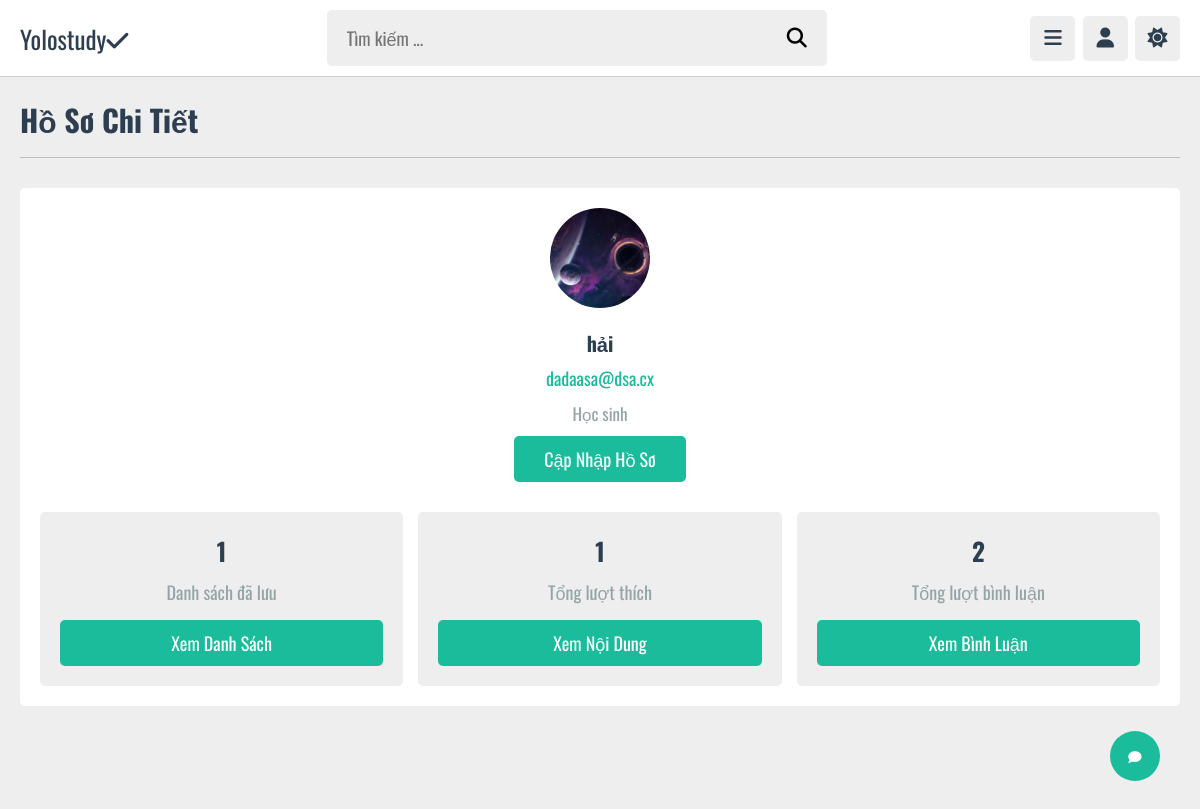
/profile.php (signed in), run on the app's committed database.
### tables this page shows
CREATE TABLE `user` (
  `id` varchar(20) NOT NULL,
  `name` varchar(255) NOT NULL,
  `email` varchar(255) NOT NULL,
  `password` varchar(255) NOT NULL,
  `image` varchar(255) NOT NULL
);

### profile.php (the view, shortened to what this page needs)
<?php
include 'tp/connect.php';
if (isset($_COOKIE['user_id'])) {
    $user_id = $_COOKIE['user_id'];
} else {
    $user_id = '';
    header('location:home.php');
}
$count_bookmark = $conn->prepare("select * from `bookmark` where user_id = ?");
$count_bookmark->execute([$user_id]);
$total_bookmark = $count_bookmark->rowCount();
$count_likes = $conn->prepare("select * from `likes` where user_id = ?");
$count_likes->execute([$user_id]);
$total_likes = $count_likes->rowCount();
$count_comments = $conn->prepare("select * from `comments` where user_id = ?");
$count_comments->execute([$user_id]);
$total_comments = $count_comments->rowCount();
?>
<!DOCTYPE html>
<html lang="en">
<head>
    <link rel="stylesheet" href="https://cdnjs.cloudflare.com/ajax/libs/font-awesome/6.4.2/css/all.min.css">
    <link rel="stylesheet" href="../s.css">
</head>
<body>
    <?php include 'tp/userheader.php'; ?>
    <section class="profile">
        <h1 class="heading">Hồ sơ chi tiết</h1>
        <div class="details">
            <div class="giasu">
                <img src="upload/<?= $fetch_profile['image'] ?>" alt="">
                <h3><?= $fetch_profile['name'] ?></h3>
                <p><?= $fetch_profile['email'] ?></p>
                <span>Học sinh</span>
                <a href="update.php" class="inline-bt">Cập nhập hồ sơ</a>
            </div>
            <div class="box-container">
                <div class="box">
                    <h3><?= $total_bookmark ?></h3>
                    <p>Danh sách đã lưu</p>
                    <a href="danhsach.php" class="bt">Xem danh sách</a>
                </div>
                <div class="box">
                    <h3><?= $total_likes ?></h3>
                    <p>Tổng lượt thích</p>
                    <a href="khoahoc.php" class="bt">Xem nội dung</a>
                </div>
                <div class="box">
                    <h3><?= $total_comments ?></h3>
                    <p>Tổng lượt bình luận</p>
                    <a href="comments.php" class="bt">Xem bình luận</a>
                </div>
            </div>
        </div>
    </section>
    <?php include 'tp/chatbot.php'; ?>
</body>
</html>

### s.css (style rules this page uses)
:root { --mau-chinh: #1abc9c; --do: #c0392b; --cam: #f39c12; --trang: #fff; --den: #2c3e50; --mau-sang: #95a5a6; --mau-bg: #eee; --border: 0.1rem solid rgba(8, 8, 8, 0.2); }
* { font-family: "Oswald", sans-serif; margin: 0; padding: 0; box-sizing: border-box; outline: none; border: none; text-decoration: none; }
html { font-size: 62.5%; overflow-x: hidden; }
body { padding-bottom: 9rem; background-color: var(--mau-bg); padding-left: 30rem; }
section { padding: 2rem; margin: 0 auto; max-width: 1200px; }
.heading { font-size: 3rem; color: var(--den); text-transform: capitalize; padding-bottom: 1.5rem; margin-bottom: 3rem; border-bottom: var(--border); }
.bt, .inline-bt, .option-bt, .inline-option-bt, .delete-bt, .inline-delete-bt { margin-top: 1rem; border-radius: 0.5rem; padding: 1rem 3rem; cursor: pointer; color: var(--trang); font-size: 1.8rem; text-align: center; text-transform: capitalize; }
.inline-bt, .inline-option-bt, .inline-delete-bt { display: inline-block; }
.bt, .option-bt, .delete-bt { display: block; width: 100%; }
.bt, .inline-bt { background-color: var(--mau-chinh); }
.profile .details { background-color: var(--trang); border-radius: .5rem; padding: 2rem; overflow-x: hidden; }
.profile .details .giasu { margin-bottom: 3rem; text-align: center; }
.profile .details .giasu p { font-size: 1.8rem; color: var(--mau-chinh); padding-bottom: 1rem; text-overflow: ellipsis; overflow-x: hidden; }
.profile .details .giasu img { height: 10rem; width: 10rem; border-radius: 50%; object-fit: cover; margin-bottom: 1rem; }
.profile .details .giasu h3 { margin: .7rem 0; font-size: 2rem; color: var(--den); text-overflow: ellipsis; overflow-x: hidden; }
.profile .details .giasu span { color: var(--mau-sang); font-size: 1.7rem; display: block; }
.profile .details .box-container { display: flex; flex-wrap: wrap; gap: 1.5rem; }
.profile .details .box-container .box { flex: 1 1 25rem; border-radius: .5rem; background-color: var(--mau-bg); padding: 2rem; text-align: center; }
.profile .details .box-container .box h3 { font-size: 2.5rem; color: var(--den); margin-bottom: .5rem; }
.profile .details .box-container .box p { padding: .5rem 0; font-size: 1.8rem; color: var(--mau-sang); }
@media (max-width: 1200px) { body { padding-left: 0; } }

### data on the page
user: image (picture), name "hải", email "dadaasa@dsa.cx"

### other printed values
$total_bookmark "1"
$total_likes "1"
$total_comments "2"
